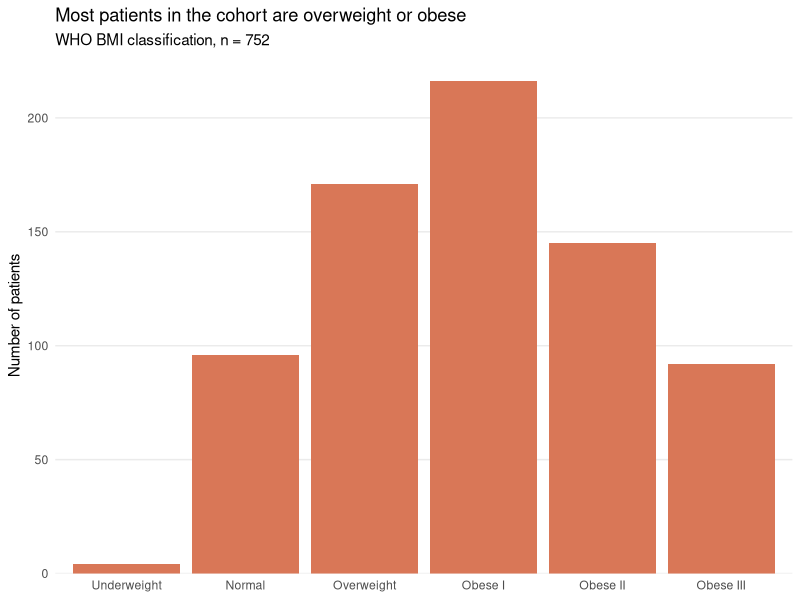
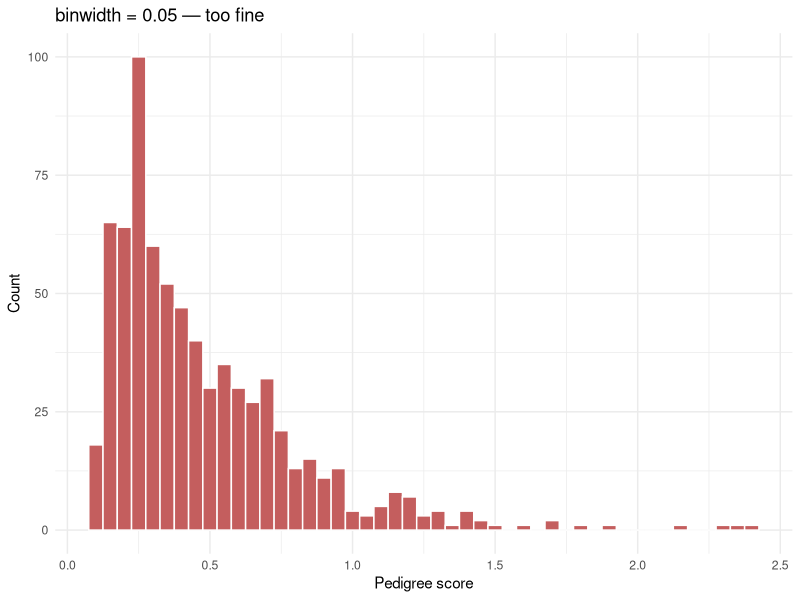
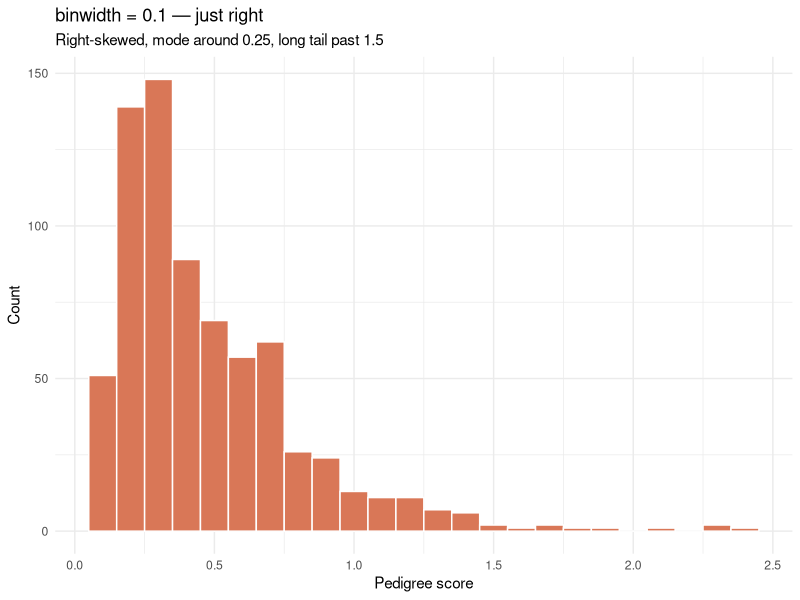
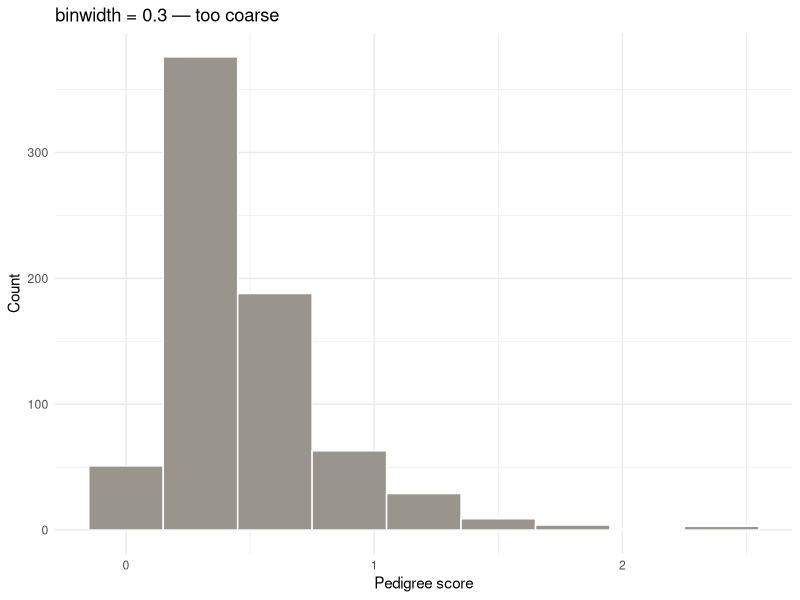
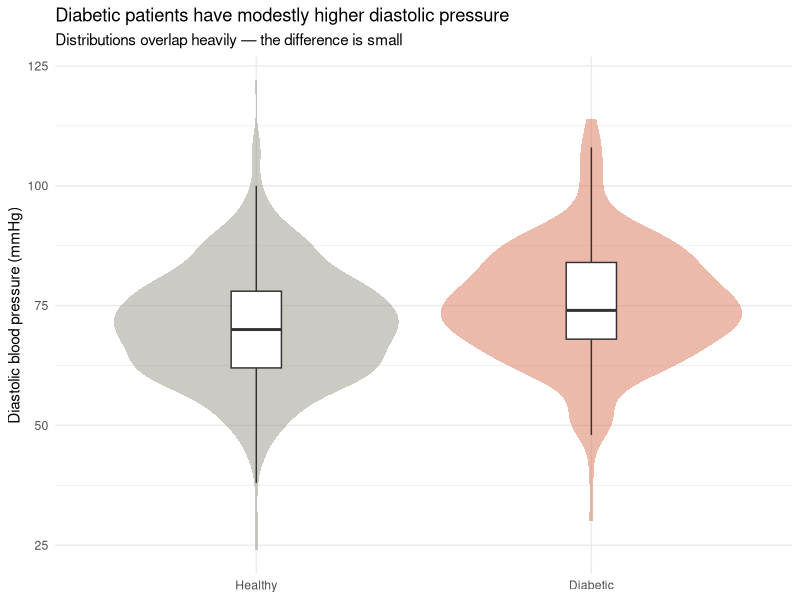
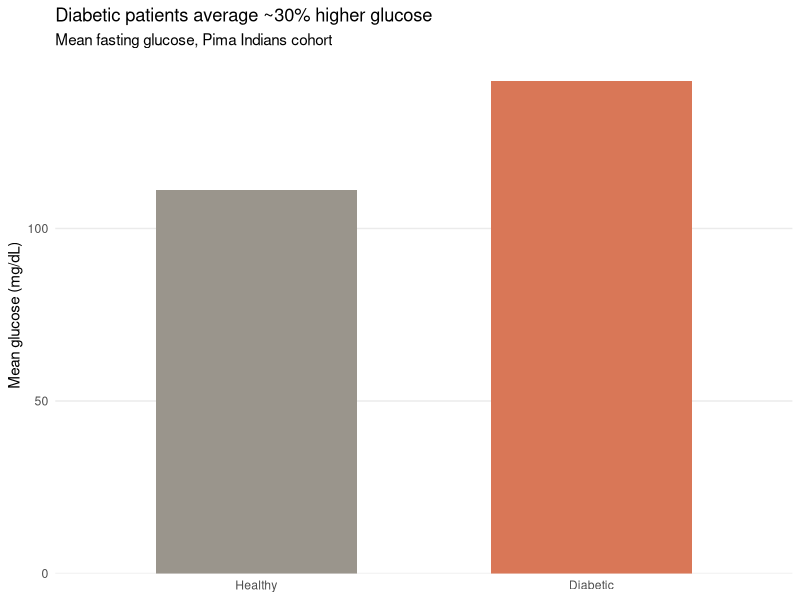
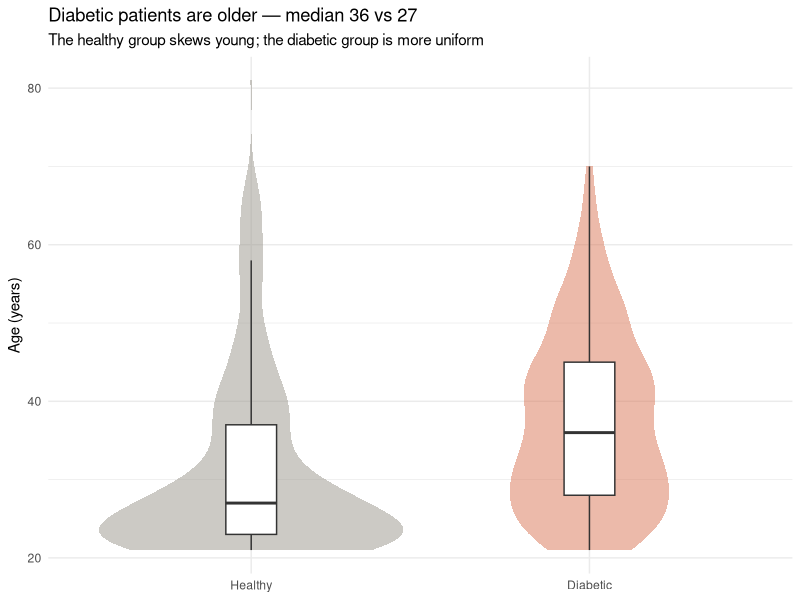
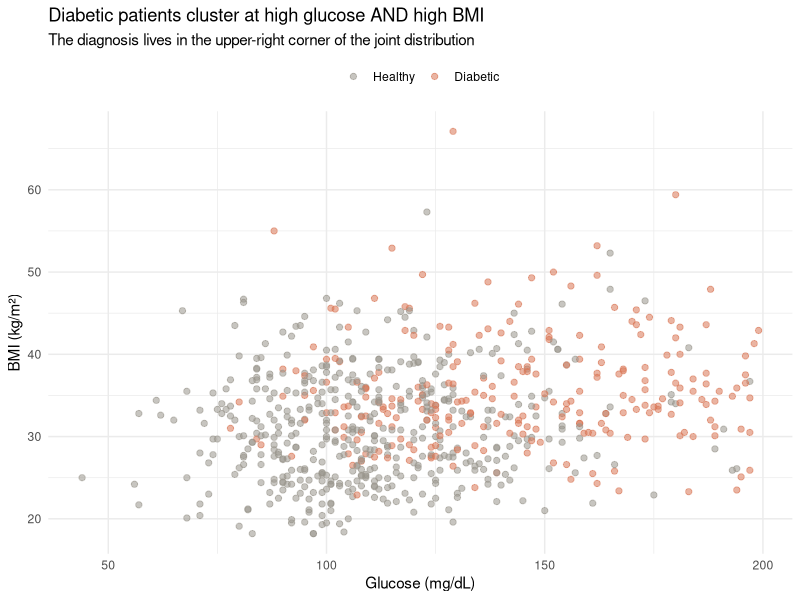

Write R code to recreate these figures, in order.
## ---- chunk 1
knitr::opts_chunk$set(
  echo = TRUE,
  message = FALSE,
  warning = FALSE,
  fig.width = 7,
  fig.height = 4.5,
  fig.align = "center"
)
## ---- chunk 2
library(tidyverse)
library(mlbench)
library(scales)

data("PimaIndiansDiabetes")

pima <- PimaIndiansDiabetes |>
  as_tibble() |>
  filter(glucose > 0, mass > 0, pressure > 0)
## ---- chunk 3
pima_bmi <- pima |>
  mutate(
    bmi_class = case_when(
      mass < 18.5  ~ "Underweight",
      mass < 25.0  ~ "Normal",
      mass < 30.0  ~ "Overweight",
      mass < 35.0  ~ "Obese I",
      mass < 40.0  ~ "Obese II",
      TRUE         ~ "Obese III"
    ),
    bmi_class = factor(bmi_class,
                       levels = c("Underweight", "Normal", "Overweight",
                                  "Obese I", "Obese II", "Obese III"))
  )

ggplot(pima_bmi, aes(x = bmi_class)) +
  geom_bar(fill = "#d97757") +
  scale_y_continuous(expand = expansion(mult = c(0, .05))) +
  theme_minimal() +
  theme(panel.grid.major.x = element_blank(),
        panel.grid.minor   = element_blank()) +
  labs(
    title    = "Most patients in the cohort are overweight or obese",
    subtitle = "WHO BMI classification, n = 752",
    x        = NULL,
    y        = "Number of patients"
  )
## ---- chunk 4
ggplot(pima, aes(x = pedigree)) +
  geom_histogram(binwidth = 0.05, fill = "#c45e5e", color = "white") +
  theme_minimal() +
  labs(title = "binwidth = 0.05 — too fine",
       x = "Pedigree score", y = "Count")
## ---- chunk 5
ggplot(pima, aes(x = pedigree)) +
  geom_histogram(binwidth = 0.1, fill = "#d97757", color = "white") +
  theme_minimal() +
  labs(title = "binwidth = 0.1 — just right",
       subtitle = "Right-skewed, mode around 0.25, long tail past 1.5",
       x = "Pedigree score", y = "Count")
## ---- chunk 6
ggplot(pima, aes(x = pedigree)) +
  geom_histogram(binwidth = 0.3, fill = "#9a958c", color = "white") +
  theme_minimal() +
  labs(title = "binwidth = 0.3 — too coarse",
       x = "Pedigree score", y = "Count")
## ---- chunk 7
pima |> count(diabetes)
## ---- chunk 8
ggplot(pima, aes(x = diabetes, y = pressure, fill = diabetes)) +
  geom_violin(alpha = 0.5, color = NA) +
  geom_boxplot(width = 0.15, fill = "white", outlier.shape = NA) +
  scale_fill_manual(values = c("neg" = "#9a958c", "pos" = "#d97757")) +
  scale_x_discrete(labels = c("neg" = "Healthy", "pos" = "Diabetic")) +
  theme_minimal() +
  theme(legend.position = "none") +
  labs(
    title    = "Diabetic patients have modestly higher diastolic pressure",
    subtitle = "Distributions overlap heavily — the difference is small",
    x        = NULL,
    y        = "Diastolic blood pressure (mmHg)"
  )
## ---- chunk 9
pima |>
  group_by(diabetes) |>
  summarise(
    n         = n(),
    median_bp = median(pressure),
    Q1        = quantile(pressure, 0.25),
    Q3        = quantile(pressure, 0.75),
    IQR       = IQR(pressure)
  )
## ---- chunk 10
pima |>
  group_by(diabetes) |>
  summarise(mean_glucose = mean(glucose))
## ---- chunk 11
group_summary <- pima |>
  group_by(diabetes) |>
  summarise(mean_glucose = mean(glucose))

ggplot(group_summary, aes(x = diabetes, y = mean_glucose, fill = diabetes)) +
  geom_col(width = 0.6) +
  scale_y_continuous(expand = expansion(mult = c(0, .05))) +
  scale_fill_manual(values = c("neg" = "#9a958c", "pos" = "#d97757")) +
  scale_x_discrete(labels = c("neg" = "Healthy", "pos" = "Diabetic")) +
  theme_minimal() +
  theme(legend.position    = "none",
        panel.grid.major.x = element_blank(),
        panel.grid.minor   = element_blank()) +
  labs(
    title    = "Diabetic patients average ~30% higher glucose",
    subtitle = "Mean fasting glucose, Pima Indians cohort",
    x        = NULL,
    y        = "Mean glucose (mg/dL)"
  )
## ---- chunk 12
ggplot(pima, aes(x = diabetes, y = age, fill = diabetes)) +
  geom_violin(alpha = 0.5, color = NA) +
  geom_boxplot(width = 0.15, fill = "white", outlier.shape = NA) +
  scale_fill_manual(values = c("neg" = "#9a958c", "pos" = "#d97757")) +
  scale_x_discrete(labels = c("neg" = "Healthy", "pos" = "Diabetic")) +
  theme_minimal() +
  theme(legend.position = "none") +
  labs(
    title    = "Diabetic patients are older — median 36 vs 27",
    subtitle = "The healthy group skews young; the diabetic group is more uniform",
    x        = NULL,
    y        = "Age (years)"
  )
## ---- chunk 13
ggplot(pima, aes(x = glucose, y = mass, color = diabetes)) +
  geom_point(alpha = 0.55, size = 1.8) +
  scale_color_manual(values = c("neg" = "#9a958c", "pos" = "#d97757"),
                     labels = c("Healthy", "Diabetic")) +
  theme_minimal() +
  theme(legend.position = "top") +
  labs(
    title    = "Diabetic patients cluster at high glucose AND high BMI",
    subtitle = "The diagnosis lives in the upper-right corner of the joint distribution",
    x        = "Glucose (mg/dL)",
    y        = "BMI (kg/m²)",
    color    = NULL
  )
## ---- chunk 14
pima |>
  mutate(
    pregnant_grp = case_when(
      pregnant == 0 ~ "0",
      pregnant <= 2 ~ "1–2",
      pregnant <= 5 ~ "3–5",
      TRUE          ~ "6+"
    ),
    pregnant_grp = factor(pregnant_grp, levels = c("0", "1–2", "3–5", "6+"))
  ) |>
  count(pregnant_grp, diabetes) |>
  group_by(pregnant_grp) |>
  mutate(prop = n / sum(n)) |>
  filter(diabetes == "pos") |>
  ggplot(aes(x = pregnant_grp, y = prop)) +
  geom_col(fill = "#d97757") +
  scale_y_continuous(labels = percent_format(),
                     expand = expansion(mult = c(0, .05))) +
  theme_minimal() +
  theme(panel.grid.major.x = element_blank()) +
  labs(
    title    = "Diabetes prevalence rises sharply with pregnancies",
    subtitle = "From ~16% in nulliparous patients to ~55% with 6 or more",
    x        = "Number of pregnancies",
    y        = "Proportion diabetic"
  )
